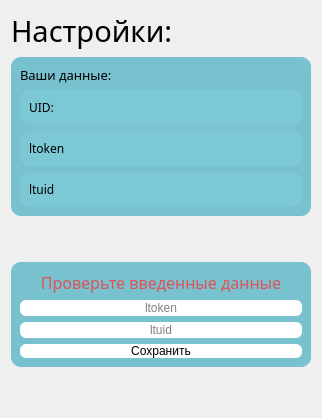
         <widget class="QWidget" name="settings_page">
          <layout class="QVBoxLayout" name="verticalLayout_10">
           <item>
            <widget class="QLabel" name="label">
             <property name="font">
              <font>
               <family>Cascadia Mono</family>
               <pointsize>22</pointsize>
              </font>
             </property>
             <property name="text">
              <string>Настройки:</string>
             </property>
            </widget>
           </item>
           <item alignment="Qt::AlignLeft">
            <widget class="QFrame" name="frame_15">
             <property name="minimumSize">
              <size>
               <width>300</width>
               <height>120</height>
              </size>
             </property>
             <property name="styleSheet">
              <string notr="true">background-color: rgb(120, 193, 207);
border-radius: 10px;</string>
             </property>
             <property name="frameShape">
              <enum>QFrame::StyledPanel</enum>
             </property>
             <property name="frameShadow">
              <enum>QFrame::Raised</enum>
             </property>
             <layout class="QVBoxLayout" name="verticalLayout_16">
              <item alignment="Qt::AlignTop">
               <widget class="QLabel" name="label_15">
                <property name="font">
                 <font>
                  <family>Cascadia Mono</family>
                  <pointsize>10</pointsize>
                 </font>
                </property>
                <property name="text">
                 <string>Ваши данные:</string>
                </property>
               </widget>
              </item>
              <item>
               <widget class="QFrame" name="frame_24">
                <property name="styleSheet">
                 <string notr="true">background-color: rgb(124, 200, 213);
border-radius: 10px;</string>
                </property>
                <property name="frameShape">
                 <enum>QFrame::StyledPanel</enum>
                </property>
                <property name="frameShadow">
                 <enum>QFrame::Raised</enum>
                </property>
                <layout class="QHBoxLayout" name="horizontalLayout_3">
                 <item>
                  <widget class="QLabel" name="y_uid">
                   <property name="font">
                    <font>
                     <family>Cascadia Mono</family>
                     <pointsize>9</pointsize>
                    </font>
                   </property>
                   <property name="text">
                    <string>UID:</string>
                   </property>
                  </widget>
                 </item>
                </layout>
               </widget>
              </item>
              <item>
               <widget class="QFrame" name="frame_22">
                <property name="styleSheet">
                 <string notr="true">background-color: rgb(124, 200, 213);
border-radius: 10px;</string>
                </property>
                <property name="frameShape">
                 <enum>QFrame::StyledPanel</enum>
                </property>
                <property name="frameShadow">
                 <enum>QFrame::Raised</enum>
                </property>
                <layout class="QHBoxLayout" name="horizontalLayout_15">
                 <item>
                  <widget class="QLabel" name="y_ltoken">
                   <property name="font">
                    <font>
                     <family>Cascadia Mono</family>
                     <pointsize>9</pointsize>
                    </font>
                   </property>
                   <property name="text">
                    <string>ltoken</string>
                   </property>
                  </widget>
                 </item>
                </layout>
               </widget>
              </item>
              <item>
               <widget class="QFrame" name="frame_21">
                <property name="styleSheet">
                 <string notr="true">background-color: rgb(124, 200, 213);
border-radius: 10px;</string>
                </property>
                <property name="frameShape">
                 <enum>QFrame::StyledPanel</enum>
                </property>
                <property name="frameShadow">
                 <enum>QFrame::Raised</enum>
                </property>
                <layout class="QHBoxLayout" name="horizontalLayout_16">
                 <item>
                  <widget class="QLabel" name="y_ltuid">
                   <property name="font">
                    <font>
                     <family>Cascadia Mono</family>
                     <pointsize>9</pointsize>
                    </font>
                   </property>
                   <property name="text">
                    <string>ltuid</string>
                   </property>
                  </widget>
                 </item>
                </layout>
               </widget>
              </item>
             </layout>
            </widget>
           </item>
           <item>
            <spacer name="verticalSpacer_3">
             <property name="orientation">
              <enum>Qt::Vertical</enum>
             </property>
             <property name="sizeHint" stdset="0">
              <size>
               <width>20</width>
               <height>40</height>
              </size>
             </property>
            </spacer>
           </item>
           <item>
            <widget class="QFrame" name="frame_16">
             <property name="minimumSize">
              <size>
               <width>300</width>
               <height>0</height>
              </size>
             </property>
             <property name="styleSheet">
              <string notr="true">background-color: rgb(120, 193, 207);
border-radius: 10px;</string>
             </property>
             <property name="frameShape">
              <enum>QFrame::StyledPanel</enum>
             </property>
             <property name="frameShadow">
              <enum>QFrame::Raised</enum>
             </property>
             <layout class="QVBoxLayout" name="verticalLayout_15">
              <item>
               <widget class="QLabel" name="settingsWarning">
                <property name="font">
                 <font>
                  <family>Cascadia Mono</family>
                  <pointsize>12</pointsize>
                 </font>
                </property>
                <property name="styleSheet">
                 <string notr="true">color: rgb(222, 83, 86);</string>
                </property>
                <property name="text">
                 <string>Проверьте введенные данные</string>
                </property>
                <property name="alignment">
                 <set>Qt::AlignCenter</set>
                </property>
               </widget>
              </item>
              <item>
               <widget class="QLineEdit" name="ltoken">
                <property name="styleSheet">
                 <string notr="true">background: #FFFFFF;
border-radius: 6px;</string>
                </property>
                <property name="text">
                 <string/>
                </property>
                <property name="alignment">
                 <set>Qt::AlignCenter</set>
                </property>
                <property name="placeholderText">
                 <string>ltoken</string>
                </property>
                <property name="clearButtonEnabled">
                 <bool>false</bool>
                </property>
               </widget>
              </item>
              <item>
               <widget class="QLineEdit" name="ltuid">
                <property name="styleSheet">
                 <string notr="true">background: #FFFFFF;
border-radius: 6px;</string>
                </property>
                <property name="text">
                 <string/>
                </property>
                <property name="alignment">
                 <set>Qt::AlignCenter</set>
                </property>
                <property name="placeholderText">
                 <string>ltuid</string>
                </property>
               </widget>
              </item>
              <item>
               <widget class="QPushButton" name="saveButton">
                <property name="styleSheet">
                 <string notr="true">QPushButton {
background: #FFFFFF;
border-radius: 6px;

}

QPushButton:hover {
	
	background-color: rgb(37, 128, 188);
}

QPushButton:pressed {
    
	background-color: rgb(45, 174, 221);
}</string>
                </property>
                <property name="text">
                 <string>Сохранить</string>
                </property>
               </widget>
              </item>
             </layout>
            </widget>
           </item>
           <item>
            <spacer name="verticalSpacer_2">
             <property name="orientation">
              <enum>Qt::Vertical</enum>
             </property>
             <property name="sizeHint" stdset="0">
              <size>
               <width>20</width>
               <height>40</height>
              </size>
             </property>
            </spacer>
           </item>
          </layout>
         </widget>
